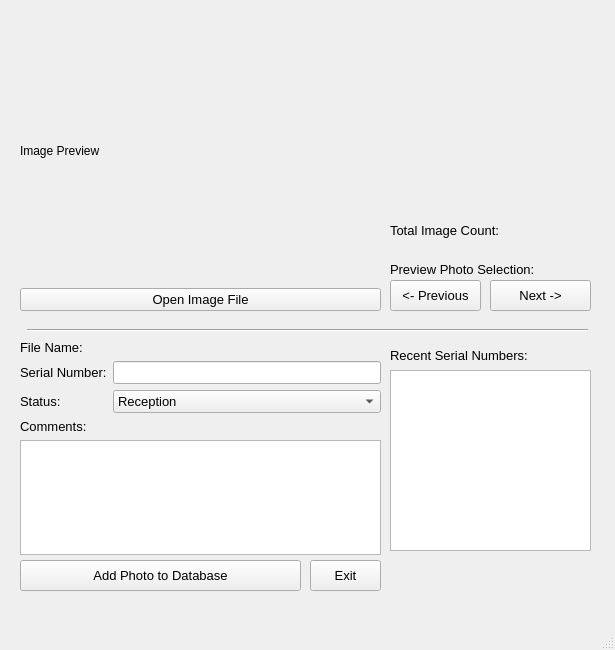
<?xml version="1.0" encoding="UTF-8"?>
<ui version="4.0">
 <class>MainWindow</class>
 <widget class="QMainWindow" name="MainWindow">
  <property name="geometry">
   <rect>
    <x>0</x>
    <y>0</y>
    <width>615</width>
    <height>650</height>
   </rect>
  </property>
  <property name="windowTitle">
   <string>MainWindow</string>
  </property>
  <widget class="QWidget" name="centralwidget">
   <widget class="QWidget" name="verticalLayoutWidget">
    <property name="geometry">
     <rect>
      <x>20</x>
      <y>20</y>
      <width>361</width>
      <height>291</height>
     </rect>
    </property>
    <layout class="QVBoxLayout" name="verticalLayout">
     <item>
      <widget class="QLabel" name="imagePreviewLabel">
       <property name="text">
        <string>Image Preview</string>
       </property>
      </widget>
     </item>
     <item>
      <widget class="QPushButton" name="openImageButton">
       <property name="font">
        <font>
         <pointsize>10</pointsize>
        </font>
       </property>
       <property name="text">
        <string>Open Image File</string>
       </property>
      </widget>
     </item>
    </layout>
   </widget>
   <widget class="QWidget" name="verticalLayoutWidget_2">
    <property name="geometry">
     <rect>
      <x>20</x>
      <y>340</y>
      <width>361</width>
      <height>215</height>
     </rect>
    </property>
    <layout class="QVBoxLayout" name="verticalLayout_2">
     <item>
      <layout class="QGridLayout" name="gridLayout">
       <item row="1" column="1">
        <widget class="QLineEdit" name="snLineEdit">
         <property name="font">
          <font>
           <pointsize>10</pointsize>
          </font>
         </property>
         <property name="text">
          <string/>
         </property>
        </widget>
       </item>
       <item row="2" column="0">
        <widget class="QLabel" name="statusLabel">
         <property name="font">
          <font>
           <pointsize>10</pointsize>
          </font>
         </property>
         <property name="text">
          <string>Status:</string>
         </property>
        </widget>
       </item>
       <item row="2" column="1">
        <widget class="QComboBox" name="stausComboBox">
         <property name="font">
          <font>
           <pointsize>10</pointsize>
          </font>
         </property>
         <item>
          <property name="text">
           <string>Reception</string>
          </property>
         </item>
         <item>
          <property name="text">
           <string>PostCycling</string>
          </property>
         </item>
         <item>
          <property name="text">
           <string>Misc</string>
          </property>
         </item>
        </widget>
       </item>
       <item row="1" column="0">
        <widget class="QLabel" name="snLabel">
         <property name="font">
          <font>
           <pointsize>10</pointsize>
          </font>
         </property>
         <property name="text">
          <string>Serial Number:</string>
         </property>
        </widget>
       </item>
       <item row="0" column="0">
        <widget class="QLabel" name="fpLabel">
         <property name="font">
          <font>
           <pointsize>10</pointsize>
          </font>
         </property>
         <property name="text">
          <string>File Name:</string>
         </property>
        </widget>
       </item>
       <item row="0" column="1">
        <widget class="QLabel" name="fpCurrentFileLabel">
         <property name="font">
          <font>
           <pointsize>9</pointsize>
          </font>
         </property>
         <property name="text">
          <string/>
         </property>
        </widget>
       </item>
      </layout>
     </item>
     <item>
      <widget class="QLabel" name="commentsLabel">
       <property name="font">
        <font>
         <pointsize>10</pointsize>
        </font>
       </property>
       <property name="text">
        <string>Comments:</string>
       </property>
      </widget>
     </item>
     <item>
      <widget class="QTextEdit" name="commentsTextEdit"/>
     </item>
    </layout>
   </widget>
   <widget class="QPushButton" name="addPhotoButton">
    <property name="geometry">
     <rect>
      <x>20</x>
      <y>560</y>
      <width>281</width>
      <height>31</height>
     </rect>
    </property>
    <property name="font">
     <font>
      <pointsize>10</pointsize>
     </font>
    </property>
    <property name="text">
     <string>Add Photo to Database</string>
    </property>
   </widget>
   <widget class="QPushButton" name="exitButton">
    <property name="geometry">
     <rect>
      <x>310</x>
      <y>560</y>
      <width>71</width>
      <height>31</height>
     </rect>
    </property>
    <property name="font">
     <font>
      <pointsize>10</pointsize>
     </font>
    </property>
    <property name="text">
     <string>Exit</string>
    </property>
   </widget>
   <widget class="QLabel" name="label">
    <property name="geometry">
     <rect>
      <x>390</x>
      <y>340</y>
      <width>271</width>
      <height>31</height>
     </rect>
    </property>
    <property name="font">
     <font>
      <pointsize>10</pointsize>
     </font>
    </property>
    <property name="text">
     <string>Recent Serial Numbers:</string>
    </property>
   </widget>
   <widget class="QListWidget" name="serialNumberList">
    <property name="geometry">
     <rect>
      <x>390</x>
      <y>370</y>
      <width>201</width>
      <height>181</height>
     </rect>
    </property>
   </widget>
   <widget class="QWidget" name="horizontalLayoutWidget">
    <property name="geometry">
     <rect>
      <x>390</x>
      <y>210</y>
      <width>201</width>
      <height>41</height>
     </rect>
    </property>
    <layout class="QHBoxLayout" name="horizontalLayout">
     <item>
      <widget class="QLabel" name="label_3">
       <property name="font">
        <font>
         <pointsize>10</pointsize>
        </font>
       </property>
       <property name="text">
        <string>Total Image Count:</string>
       </property>
      </widget>
     </item>
     <item>
      <widget class="QLabel" name="imageCounterLabel">
       <property name="font">
        <font>
         <pointsize>10</pointsize>
        </font>
       </property>
       <property name="text">
        <string/>
       </property>
      </widget>
     </item>
    </layout>
   </widget>
   <widget class="QLabel" name="label_2">
    <property name="geometry">
     <rect>
      <x>390</x>
      <y>260</y>
      <width>151</width>
      <height>19</height>
     </rect>
    </property>
    <property name="font">
     <font>
      <pointsize>10</pointsize>
     </font>
    </property>
    <property name="text">
     <string>Preview Photo Selection:</string>
    </property>
   </widget>
   <widget class="QPushButton" name="previousButton">
    <property name="geometry">
     <rect>
      <x>390</x>
      <y>280</y>
      <width>91</width>
      <height>31</height>
     </rect>
    </property>
    <property name="font">
     <font>
      <pointsize>10</pointsize>
     </font>
    </property>
    <property name="text">
     <string>&lt;- Previous</string>
    </property>
   </widget>
   <widget class="QPushButton" name="nextButton">
    <property name="geometry">
     <rect>
      <x>490</x>
      <y>280</y>
      <width>101</width>
      <height>31</height>
     </rect>
    </property>
    <property name="font">
     <font>
      <pointsize>10</pointsize>
     </font>
    </property>
    <property name="text">
     <string>Next -&gt;</string>
    </property>
   </widget>
   <widget class="Line" name="line">
    <property name="geometry">
     <rect>
      <x>27</x>
      <y>320</y>
      <width>561</width>
      <height>20</height>
     </rect>
    </property>
    <property name="orientation">
     <enum>Qt::Horizontal</enum>
    </property>
   </widget>
  </widget>
  <widget class="QMenuBar" name="menubar">
   <property name="geometry">
    <rect>
     <x>0</x>
     <y>0</y>
     <width>615</width>
     <height>26</height>
    </rect>
   </property>
  </widget>
  <widget class="QStatusBar" name="statusbar"/>
 </widget>
 <resources/>
 <connections/>
</ui>
